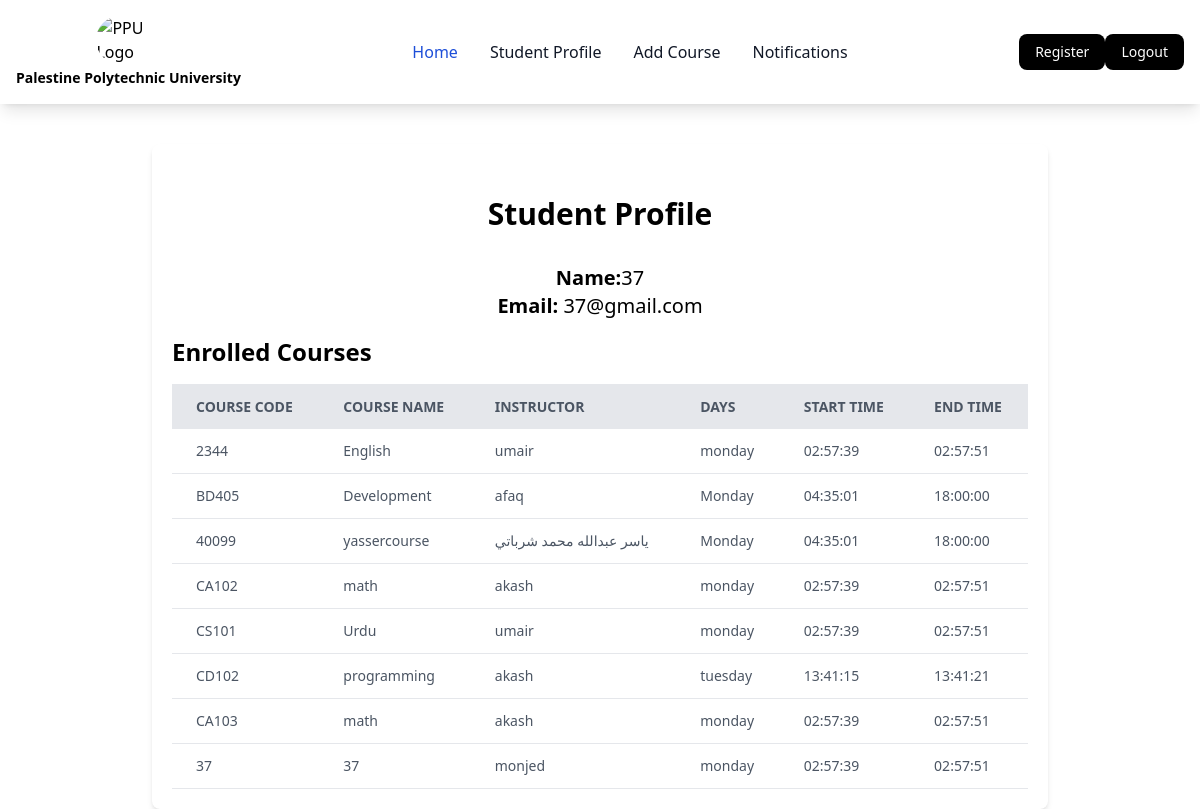
Screenshot of /student-profile/ (signed in) with the database file from the repository.
### app/models.py (models this page shows, shortened)
class StudentRegistration(models.Model):
    student = models.ForeignKey(User, on_delete=models.CASCADE)
    course = models.ForeignKey(Course, on_delete=models.CASCADE)
    date_registered = models.DateTimeField(auto_now_add=True)

class Course(models.Model):
    id = models.IntegerField(auto_created=True,primary_key=True)
    code = models.CharField(max_length=10,unique=True)
    name = models.CharField(max_length=100)
    description = models.TextField()
    instructor = models.CharField(max_length=100)
    capacity = models.IntegerField()
    schedule = models.ForeignKey(CourseSchedule, on_delete=models.CASCADE)
    enrolled_students = models.ManyToManyField(User, through='StudentRegistration')

class CourseSchedule(models.Model):
    DAYS = (
        ('sun-tue-thu','sunday-tuesday-thursday'),
        ('mon-wed','monday-wednesday'),
        ('sun-thu','sunday-thursday'),
    )
    TIMES =(
        ('8:00','8:00'),
        ('9:30','9:30'),
        ('11:00','11:00'),
        ('12:30','12:30'),
        ('2:00','2:00')
    )
    ENDTIMES =(
        ('9:15','9:15'),
        ('10:45','10:45'),
        ('12:15','12:15'),
        ('1:45','1:45'),
        ('3:15','3:15')
    )
    days = models.CharField(max_length=20,choices=DAYS)
    start_time = models.CharField(max_length=10,choices=TIMES)
    end_time = models.CharField(max_length=10,choices=ENDTIMES)

### app/views.py (the view)
# urls.py: path('student-profile/', views.student_profile, name='student_profile'),
@login_required(login_url='/login/')
def student_profile(request):
    student = request.user
    registrations = StudentRegistration.objects.filter(student=student).select_related('course__schedule')
    context = {
        'student': student,
        'registrations': registrations,
    }
    return render(request, 'detail1.html', context)

### app/templates/detail1.html
{% extends "base.html" %}
{% block content %}
<body class="bg-gray-100">
    <div class="max-w-4xl mx-auto mt-10 p-5 bg-white shadow-md rounded-lg">
        <h1 class="text-3xl font-bold my-8 text-center">Student Profile</h1>
        <div class="mb-4">
            <p class="text-xl text-center"><span class="font-semibold">Name:</span>{{ student.username }} </p>
            <p class="text-xl text-center"><span class="font-semibold">Email:</span> {{ student.email }}</p>
        </div>
        <h2 class="text-2xl font-bold my-4">Enrolled Courses</h2>
        <table class="min-w-full bg-white">
            <thead class="bg-gray-200 text-gray-600 uppercase text-sm leading-normal">
                <tr>
                    <th class="py-3 px-6 text-left">Course Code</th>
                    <th class="py-3 px-6 text-left">Course Name</th>
                    <th class="py-3 px-6 text-left">Instructor</th>
                    <th class="py-3 px-6 text-left">Days</th>
                    <th class="py-3 px-6 text-left">Start Time</th>
                    <th class="py-3 px-6 text-left">End Time</th>
                </tr>
            </thead>
            <tbody class="text-gray-600 text-sm font-light">
                {% for registration in registrations %}
                    <tr class="border-b border-gray-200 hover:bg-gray-100">
                        <td class="py-3 px-6 text-left whitespace-nowrap">{{ registration.course.code }}</td>
                        <td class="py-3 px-6 text-left">{{ registration.course.name }}</td>
                        <td class="py-3 px-6 text-left">{{ registration.course.instructor }}</td>
                        <td class="py-3 px-6 text-left">{{ registration.course.schedule.days }}</td>
                        <td class="py-3 px-6 text-left">{{ registration.course.schedule.start_time }}</td>
                        <td class="py-3 px-6 text-left">{{ registration.course.schedule.end_time }}</td>
                    </tr>
                {% endfor %}
            </tbody>
        </table>
    </div>
{% endblock %}

### app/templates/base.html (shortened to what this page needs)
<!DOCTYPE html>
{% load static %}
<html lang="en">
<head>
    <script src="https://cdn.tailwindcss.com"></script>
</head>
<body class="background-div">
    <nav class="bg-white shadow-lg border-gray-200 sticky top-0 z-50">
        <div class="max-w-screen-xl flex flex-wrap items-center justify-between mx-auto p-4">
            <a href="/" class="flex flex-col items-center space-y-1">
                <img src="https://www.ppu.edu/p/sites/all/themes/ppu2018/logo.png" class="w-16 h-12 rounded-full self-center" alt="PPU Logo">
                <span class="text-sm font-semibold whitespace-nowrap">Palestine Polytechnic University</span>
            </a>
            <div class="flex md:order-2 space-x-3 md:space-x-0 rtl:space-x-reverse">
                <a href="/register" class="text-white bg-black hover:bg-white hover:text-black focus:ring-4 focus:outline-none focus:ring-blue-300 font-medium rounded-lg text-sm px-4 py-2 text-center">Register</a>
                {% if user.is_authenticated %}
                <a href="/logout" class="text-white bg-black hover:bg-white hover:text-black focus:ring-4 focus:outline-none focus:ring-blue-300 font-medium rounded-lg text-sm px-4 py-2 text-center">Logout</a>
                {% else %}
                <a href="/login" class="text-white bg-black hover:bg-white hover:text-black focus:ring-4 focus:outline-none focus:ring-blue-300 font-medium rounded-lg text-sm px-4 py-2 text-center">Login</a>
                {% endif %}
            </div>
            <div class="items-center justify-between hidden w-full md:flex md:w-auto md:order-1" id="navbar-cta">
                <ul class="flex flex-col font-medium p-4 md:p-0 mt-4 border border-gray-100 rounded-lg bg-gray-50 md:flex-row md:space-x-8 rtl:space-x-reverse md:mt-0 md:border-0 md:bg-transparent">
                    {% if user.is_authenticated %}
                    <li>
                        <a href="/" class="block py-2 px-3 md:p-0 text-white bg-blue-700 rounded md:bg-transparent md:text-blue-700" aria-current="page">Home</a>
                    </li>
                    <li>
                        <a href="/student-profile" class="block py-2 px-3 md:p-0 text-gray-900 rounded hover:bg-gray-100 md:hover:bg-transparent md:hover:text-black">Student Profile</a>
                    </li>
                    <li>
                        <a href="/add_course" class="block py-2 px-3 md:p-0 text-gray-900 rounded hover:bg-gray-100 md:hover:bg-transparent md:hover:text-black">Add Course</a>
                    </li>
                    <li>
                        <a href="/notifications" class="block py-2 px-3 md:p-0 text-gray-900 rounded hover:bg-gray-100 md:hover:bg-transparent md:hover:text-black">Notifications</a>
                    </li>
                    {% endif %}
                </ul>
            </div>
        </div>
    </nav>
    <div>
        {% block content %}{% endblock content %}
    </div>
</body>
</html>

### rows the page displays
StudentRegistration: course.code "2344", course.name "English", course.instructor "umair", course.schedule.days "monday", course.schedule.start_time "02:57:39", course.schedule.end_time "02:57:51"
StudentRegistration: course.code "BD405", course.name "Development", course.instructor "afaq", course.schedule.days "Monday", course.schedule.start_time "04:35:01", course.schedule.end_time "18:00:00"
StudentRegistration: course.code "40099", course.name "yassercourse", course.instructor "ياسر عبدالله محمد شرباتي", course.schedule.days "Monday", course.schedule.start_time "04:35:01", course.schedule.end_time "18:00:00"
StudentRegistration: course.code "CA102", course.name "math", course.instructor "akash", course.schedule.days "monday", course.schedule.start_time "02:57:39", course.schedule.end_time "02:57:51"
StudentRegistration: course.code "CS101", course.name "Urdu", course.instructor "umair", course.schedule.days "monday", course.schedule.start_time "02:57:39", course.schedule.end_time "02:57:51"
StudentRegistration: course.code "CD102", course.name "programming", course.instructor "akash", course.schedule.days "tuesday", course.schedule.start_time "13:41:15", course.schedule.end_time "13:41:21"
StudentRegistration: course.code "CA103", course.name "math", course.instructor "akash", course.schedule.days "monday", course.schedule.start_time "02:57:39", course.schedule.end_time "02:57:51"
StudentRegistration: course.code "37", course.name "37", course.instructor "monjed", course.schedule.days "monday", course.schedule.start_time "02:57:39", course.schedule.end_time "02:57:51"

### other values shown
{{ student.username }} "37"
{{ student.email }} "37@gmail.com"
